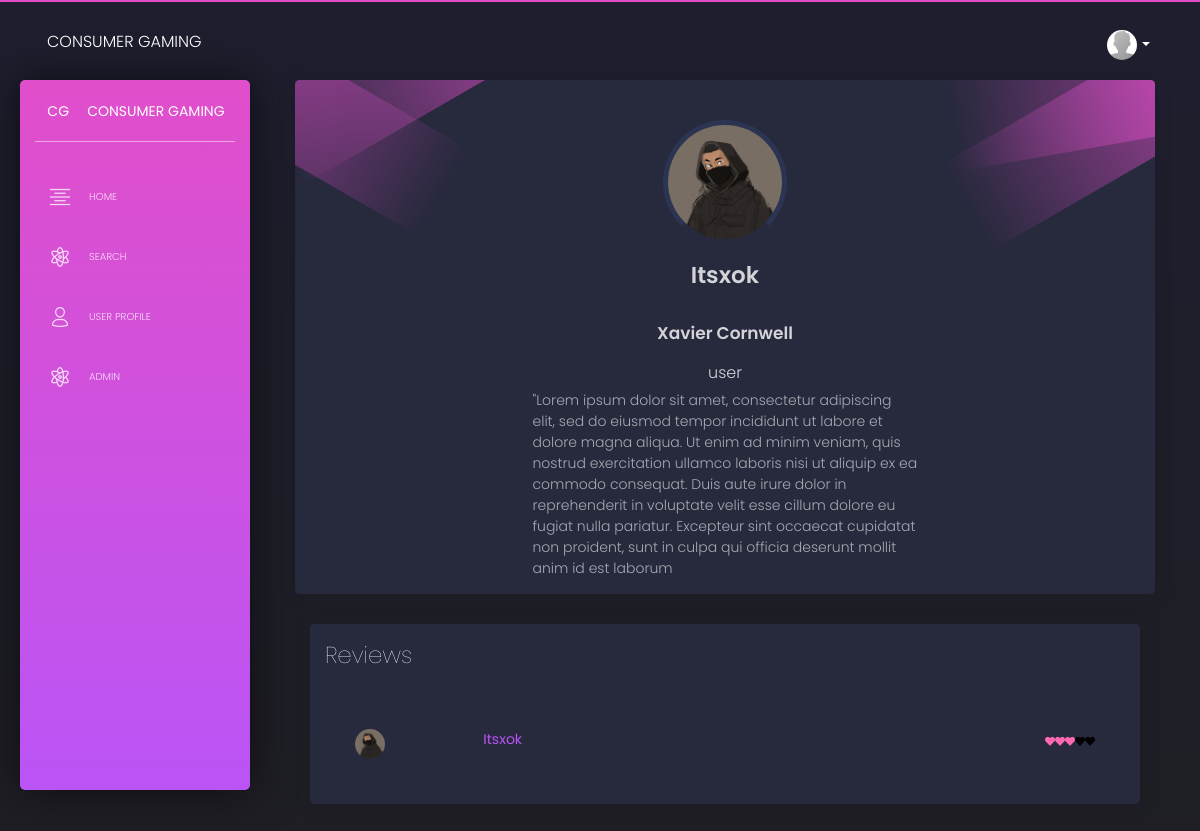
The page /site/profile.php?userid=1 (signed in) on the database its author committed.
### tables this page shows
CREATE TABLE `user` (
  `user_id` int(11) NOT NULL,
  `username` varchar(20) NOT NULL,
  `first_name` varchar(20) NOT NULL,
  `last_name` varchar(20) NOT NULL,
  `email` varchar(60) NOT NULL,
  `password` text NOT NULL,
  `role` varchar(15) NOT NULL,
  `about` varchar(20000) NOT NULL,
  `avatar_path` varchar(2000) NOT NULL
);

CREATE TABLE `review` (
  `id` int(11) NOT NULL,
  `user_id` int(11) NOT NULL,
  `company_id` int(11) NOT NULL,
  `review` varchar(2000) NOT NULL,
  `rating` tinyint(4) NOT NULL,
  `date` timestamp NOT NULL DEFAULT CURRENT_TIMESTAMP ON UPDATE CURRENT_TIMESTAMP
);

### site/profile.php (the view, shortened to what this page needs)
<!DOCTYPE html>
<html lang="en">
<head>
    <link href="https://use.fontawesome.com/releases/v5.0.6/css/all.css" rel="stylesheet">
    <link href="../assets/css/nucleo-icons.css" rel="stylesheet" />
    <link href="../assets/css/bootstrap.min.css" rel="stylesheet" />
    <link href="../assets/css/black-dashboard.css?v=1.0.0" rel="stylesheet" />
    <link href="../assets/demo/demo.css" rel="stylesheet" />
</head>
<body class=" ">
<?php require_once "..\inc\header.inc.php";
$userID= $_GET['userid'];
$sql = "SELECT * FROM user WHERE user_id='$userID'";
$result = $db->query($sql);
$row = $result->fetch_assoc();
$firstname = $row['first_name'];
$lastname = $row['last_name'];
$role = $row['role'];
$avatar = $row['avatar_path'];
$username =$row['username'];
$about=$row['about'];
?>
<div class="content ">
<div class="col-md-12" style="min-height:500px;">
            <div class="card  card-user">
              <div class="card-body ">
                <p class="card-text">
                  <div class="author">
                    <div class="block block-one"></div>
                    <div class="block block-two"></div>
                    <div class="block block-three"></div>
                    <div class="block block-four"></div>
                      <img class="avatar" src="uploads/<?php echo $avatar; ?>" alt="...">
                      <h3 class="title"> <?php echo $username ;?></h3>
                      <h4 class="title"> <?php echo $firstname . ' ' . $lastname ;?></h4>
                    <p class="description">
                      <?php echo $role; ?>
                    </p>
                  </div>
                </p>
                <p class="card-description col-6" style="display:block; margin:0 auto;">
                <?php echo $about; ?>
                </p>
              </div>
              </div>
              <?php
            $comments = "SELECT review.id, review.user_id, review.review, review.rating, user.username, user.avatar_path , user.user_id
            FROM review
            JOIN user
            ON review.user_id = user.user_id
            WHERE review.user_id = '$userID'
            ORDER BY review.date ASC
           ";
           $Rcomments = $db->query("$comments");
 ?>
          <div class="col-lg-12 col-md-12">
            <div class="card ">
              <div class="card-header">
                <h3 class="card-title">Reviews</h3>
              </div>
              <div class="card-body">
                <div class="container">
                  <div>
                    <div class="card-body">
                   <?php
                   while ($row = $Rcomments->fetch_assoc()){
                     $username = $row['username'];
                     $reviewRating = $row['rating'];
                     $avatar = $row['avatar_path'];
                     $userID =$row['user_id'];
                     ?>
                      <div class="row mt-3">
                        <div class="col-md-2 mt-0">
                          <img class="avatar" src="uploads/<?php echo $avatar;?>" alt="...">
                        </div>
                        <div class="col-md-10">
                          <p>
                            <a class="float-left"
                              href="profile.php?userid=<?php echo $userID; ?>"><strong><?php echo $username;?></strong></a>
                             <div class="comment-heart float-right" style="font-size:10px; ">
                             <?php
                             $commentHearts=5;
                             $countSum=0;
                             for ($i=0; $i < $reviewRating ; $i++) {
                            $countSum= $countSum + 1;
                            echo "<span class='fa fa-heart checked '></span>";
                          }
                          $commentHearts= $commentHearts-$countSum;
                          for ($i=0; $i < $commentHearts ; $i++) {
                            echo "<span class='fa fa-heart'></span>";
                          }
                        ?>
                              </div>
                          </p>
                          <div class="clearfix"></div>
                        </div>
                      </div>
                      <?php
                  }
                  ?>
</body>

### assets/demo/demo.css (style rules this page uses)
.fa-heart { color:black; }
.checked { color: hotpink; }

### rows shown on the page
user: avatar_path (picture), username "Itsxok", first_name "Xavier", last_name "Cornwell", role "user", about "\"Lorem ipsum dolor sit amet, consectetur adipiscing elit, sed do eiusmod tempor incididunt ut labore et dolore magna aliqua. Ut enim ad minim veniam, quis nostrud exercitation ullamco laboris nisi ut aliquip ex ea commodo consequat. Duis aute irure dolor in reprehenderit in voluptate velit esse cillum dolore eu fugiat nulla pariatur. Excepteur sint occaecat cupidatat non proident, sunt in culpa qui officia deserunt mollit anim id est laborum"
review: user.avatar_path (picture), user.username "Itsxok", rating 3 (drawn)
